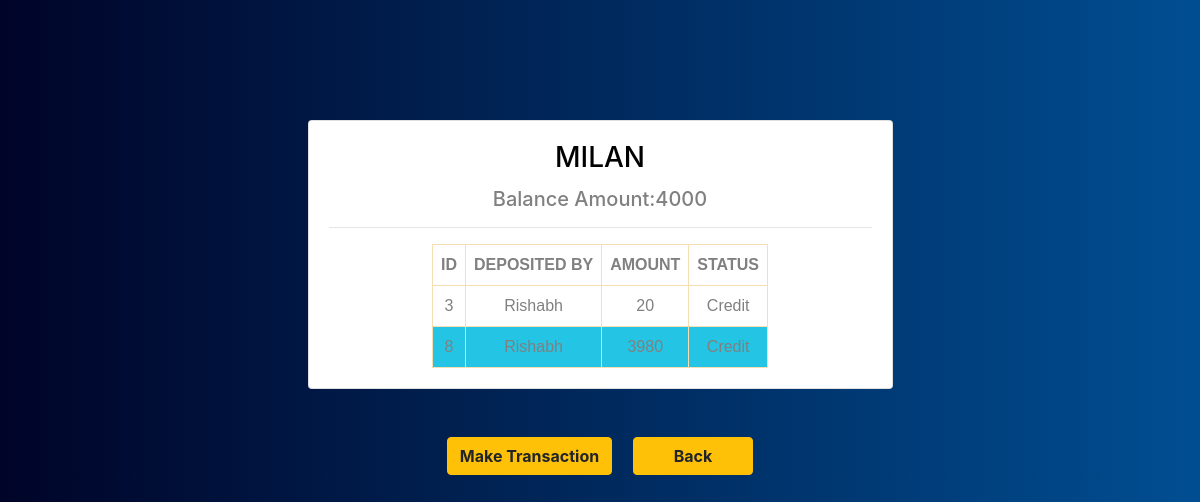
Screenshot of /users/details/6 with the database file from the repository.
### cal/models.py (models this page shows, shortened)
class Users(models.Model):
    Name= models.CharField(max_length=80)
    Email= models.EmailField(max_length=70,blank=True, unique=True)
    Credit = models.IntegerField(blank=True, null=True)
    def __str__(self):
        return str(self.Name)

class Transactions(models.Model):
    WhoUsers=models.ForeignKey(to=Users, on_delete=CASCADE, related_name="WhoUser")
    WhomUsers=models.ForeignKey(to=Users, on_delete=CASCADE, related_name="WhomUser")
    Amount = models.IntegerField(blank=True, null=True)
    Status= models.CharField(max_length=80, default="Credit", choices=(("Credit","Credit"),("Debit","Debit")))

### cal/views.py (the view)
# urls.py: path('users/details/<int:pk>', views.UserDetail.as_view(), name='details'),
class UserDetail(DetailView):
    model=Users
    template_name="details.html"
    def get_context_data(self, **kwargs):
        context = DetailView.get_context_data(self, **kwargs)
        context["user"]=Users.objects.get(id=self.kwargs["pk"])
        context["transaction"]=Transactions.objects.filter(WhomUsers=self.kwargs["pk"])
        return context

### templates/details.html
{%extends 'base.html'%}
{%block content%}
<br>
<br>
<br>
<br>
<br>
<div class="row">
    <div class="col-md-6 offset-sm-3 text-center">
        <div class="card">
            <div class="card-body" style="color: gray">
                <h3 class="card-title" style="color: black;text-transform: uppercase">{{user.Name}}</h3>
                <h5 class="" style="color: gray">Balance Amount:{{user.Credit}}</h5>
                <table class="mx-auto">
                    <thead>
                        <tr>
                            <th>ID</th>
                            <th>DEPOSITED BY</th>
                            <th>AMOUNT</th>
                            <th>STATUS</th>
                            <hr>
                        </tr>
                    </thead>
                    <tbody>
                        {% for p in transaction%}
                        <tr>
                            <td style="color: gray">{{p.id}}</td>
                            <td style="color: gray">{{p.WhoUsers}}</td>
                            <td style="color: gray">{{p.Amount}}</td>
                            <td style="color: gray">{{p.Status}}</td>
                        </tr>
                        {%endfor%}
                    </tbody>
                </table>
            </div>
        </div>
    </div>
</div>
<br>
<br>
<div class="row">
    <div class="col-md-12 text-center">
        <a class='btn btn-warning mx-2' href="/transactions/{{user.id}}" style="font-weight: bold">Make Transaction</a>
        <a class='btn btn-warning mx-2' style="padding: 6px 40px; font-weight: bold" href="{% url 'users' %}">Back</a>
    </div>
</div>
{%endblock%}

### templates/base.html (style rules this page uses)
table { font-family: arial, sans-serif; border-collapse: collapse; }
td, th { border: 1px solid wheat; text-align: center; padding: 8px; }
tr:nth-child(even) { background-color: #23c4e4; }

### rows the page displays
Users: Name "MILAN", Credit "4000"
Transactions: id "3", WhoUsers "Rishabh", Amount "20", Status "Credit"
Transactions: id "8", WhoUsers "Rishabh", Amount "3980", Status "Credit"
